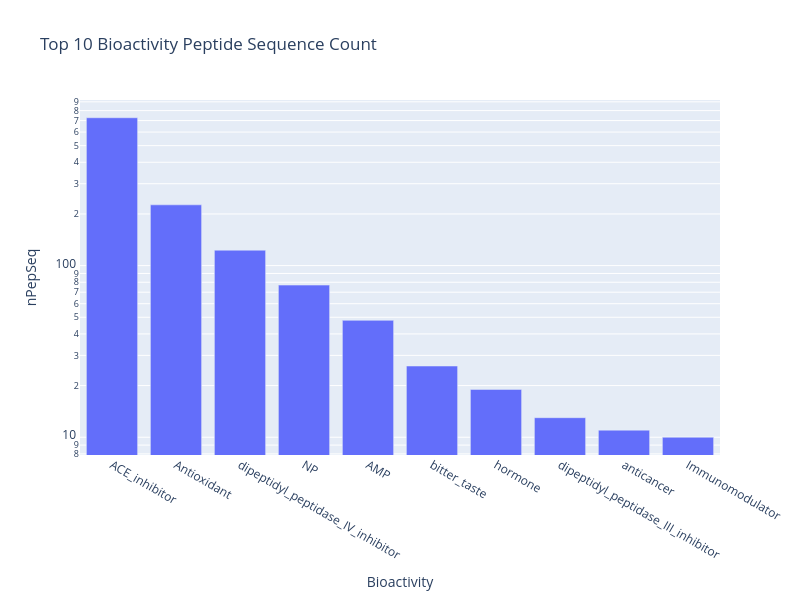

The notebook cell saved with this chart:
### Markdown cell above
### Using Log transformation

### Code cell
# Using Log Transformation for visualization
top_10_sam1g1_df = sam1g1_df.head(10)
fig = px.bar(top_10_sam1g1_df, 
             x='Bioactivity', 
             y='nPepSeq', 
             orientation='v', 
             title='Top 10 Bioactivity Peptide Sequence Count',
             log_y=True, 
             height=600, width=800)
fig.show()

### Figure 1 — Plotly figure (JSON) as saved in the notebook; plotly's stock layout.template omitted (floating-point values rounded to 4 significant figures)
{"data": [{"hovertemplate": "Bioactivity=%{x}<br>nPepSeq=%{y}<extra></extra>", "legendgroup": "", "marker": {"color": "#636efa", "pattern": {"shape": ""}}, "name": "", "orientation": "v", "showlegend": false, "textposition": "auto", "type": "bar", "x": ["ACE_inhibitor", "Antioxidant", "dipeptidyl_peptidase_IV_inhibitor", "NP", "AMP", "bitter_taste", "hormone", "dipeptidyl_peptidase_III_inhibitor", "anticancer", "Immunomodulator"], "xaxis": "x", "y": [727, 226, 123, 77, 48, 26, 19, 13, 11, 10], "yaxis": "y"}], "layout": {"barmode": "relative", "height": 600, "legend": {"tracegroupgap": 0}, "title": {"text": "Top 10 Bioactivity Peptide Sequence Count"}, "width": 800, "xaxis": {"anchor": "y", "domain": [0, 1], "title": {"text": "Bioactivity"}}, "yaxis": {"anchor": "x", "domain": [0, 1], "title": {"text": "nPepSeq"}, "type": "log"}}}
